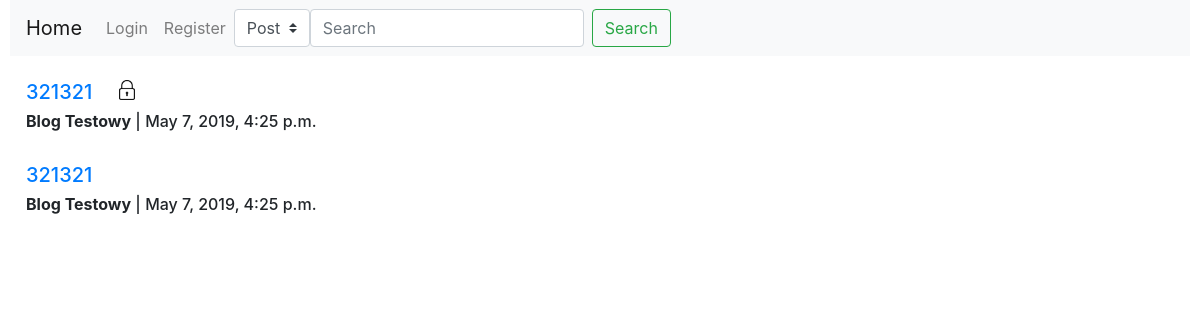
The page / on the database its author committed.
### Blog/models.py (models this page shows)
class Post(models.Model):
    IDPost=models.AutoField(primary_key=True)
    Tytul=models.CharField(max_length=128)
    Tresc=models.TextField()
    Data=models.DateTimeField(default=timezone.now)
    IDBlog=models.ForeignKey(Blog,on_delete=models.CASCADE)
    Haslo=models.CharField(max_length=8,blank=True)
    Obraz=models.ImageField(upload_to='Obrazki',blank=True)

class Blog(models.Model):
    IDBlog=models.AutoField(primary_key=True)
    Nazwa=models.CharField(max_length=128)
    IDAutor=models.ForeignKey(User,on_delete=models.CASCADE)

### Blog/views.py (the view)
# urls.py: path('',views.home,name='home'),
def home(request):
    posts = models.Post.objects.all().order_by('-Data')
    return render(request,"Blog/home.html",{'posts': posts})

### Blog/templates/Blog/home.html (shortened to what this page needs)
{%extends "Blog/base.html"%}
{%block content%}
{%for post in posts %}
<div class="media">
  <div class="media-body">
    {%if post.Haslo%}
    <a class="nav-item" data-toggle="modal" data-target="#exampleModalCentered{{post.IDPost}}" href="">
      <h5 class="mt-0" style="float:left">{{post.Tytul}}&nbsp;&nbsp;&nbsp;&nbsp;&nbsp;</h5>
    </a>
    <img src="/Obrazki/Obrazki/lock.png" style="max-width:20px;max-height:20px;float:left"> <div style="clear:both"></div>
      {%else%}
      <a class="nav-item" href="post/{{post.IDPost}}"><h5 class="mt-0">{{post.Tytul}}</h5></a>
      {%endif%}
      <h6 class='mt-0'><strong>{{post.IDBlog.Nazwa}}</strong> | {{post.Data}}</h6>
      <br>
  </div>
</div>
{%endfor%}
{%endblock content%}

### rows shown on the page
Post: Tytul "321321", IDBlog.Nazwa "Blog Testowy", Data "May 7, 2019, 4:25 p.m."
Post: Tytul "321321", IDBlog.Nazwa "Blog Testowy", Data "May 7, 2019, 4:25 p.m."
